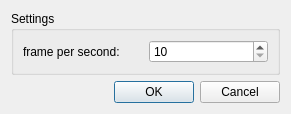
<?xml version="1.0" encoding="UTF-8"?>
<ui version="4.0">
 <class>TimeLineSettingDialog</class>
 <widget class="QDialog" name="TimeLineSettingDialog">
  <property name="geometry">
   <rect>
    <x>0</x>
    <y>0</y>
    <width>291</width>
    <height>100</height>
   </rect>
  </property>
  <property name="windowTitle">
   <string>Dialog</string>
  </property>
  <layout class="QVBoxLayout" name="verticalLayout">
   <item>
    <widget class="QGroupBox" name="framePerSecondGroupBox">
     <property name="title">
      <string>Settings</string>
     </property>
     <layout class="QHBoxLayout" name="horizontalLayout">
      <item>
       <widget class="QLabel" name="framePerSecondLabel">
        <property name="text">
         <string>frame per second:</string>
        </property>
       </widget>
      </item>
      <item>
       <widget class="QSpinBox" name="framePerSecondSpinBox">
        <property name="readOnly">
         <bool>false</bool>
        </property>
        <property name="minimum">
         <number>10</number>
        </property>
        <property name="maximum">
         <number>100</number>
        </property>
       </widget>
      </item>
     </layout>
    </widget>
   </item>
   <item>
    <widget class="QDialogButtonBox" name="framePerSecondButtonBox">
     <property name="orientation">
      <enum>Qt::Horizontal</enum>
     </property>
     <property name="standardButtons">
      <set>QDialogButtonBox::Cancel|QDialogButtonBox::Ok</set>
     </property>
    </widget>
   </item>
  </layout>
 </widget>
 <resources/>
 <connections>
  <connection>
   <sender>framePerSecondButtonBox</sender>
   <signal>accepted()</signal>
   <receiver>TimeLineSettingDialog</receiver>
   <slot>accept()</slot>
   <hints>
    <hint type="sourcelabel">
     <x>248</x>
     <y>254</y>
    </hint>
    <hint type="destinationlabel">
     <x>157</x>
     <y>274</y>
    </hint>
   </hints>
  </connection>
  <connection>
   <sender>framePerSecondButtonBox</sender>
   <signal>rejected()</signal>
   <receiver>TimeLineSettingDialog</receiver>
   <slot>reject()</slot>
   <hints>
    <hint type="sourcelabel">
     <x>316</x>
     <y>260</y>
    </hint>
    <hint type="destinationlabel">
     <x>286</x>
     <y>274</y>
    </hint>
   </hints>
  </connection>
 </connections>
</ui>
